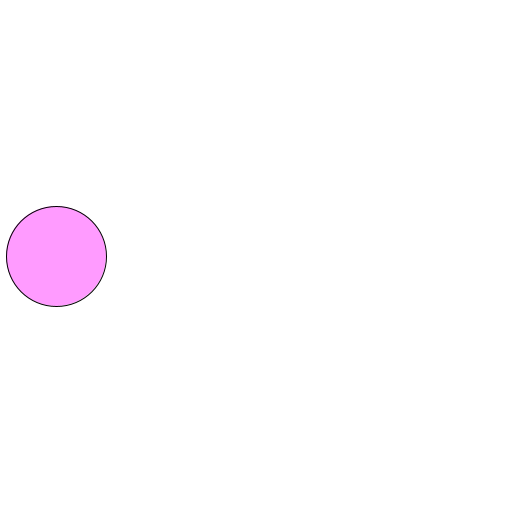
Frame 1 (no input)
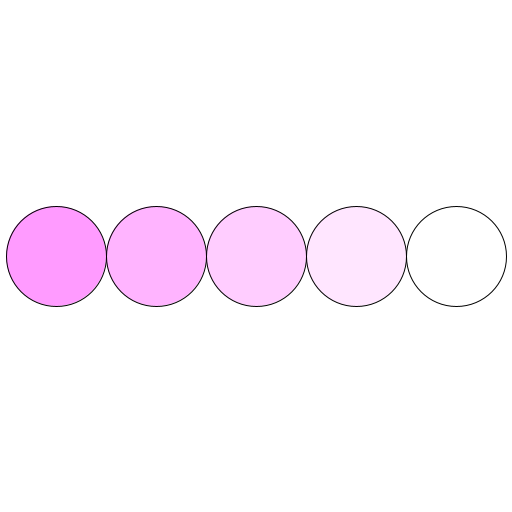
Frame 60 (the mouse pressed at the canvas centre just before this capture)
Frame 120 (the mouse held since frame 60 and released just before this capture): identical to frame 60, image omitted

The Processing sketch that drew these frames (run headless with seeded random() and noise(); from frame 60 on, the mouse is pressed at the canvas centre):

// Processing sketch: ex2
// ── ex2.pde
void setup() {
    size(512, 512);
    background(255, 255, 255);
}

int x = 50;
int y = 100;
int opacidade = 100;
void draw() {
    translate(6, 156);
    if (opacidade >= 0) { 

        fill(255, 0, 255, opacidade);
        ellipse(x, y, 100, 100);
        opacidade -= 25;
        x += 100;
    }
}
